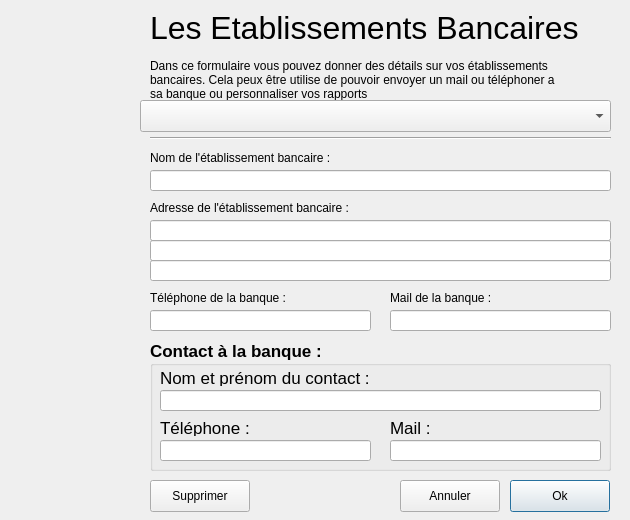
<?xml version="1.0" encoding="UTF-8"?>
<ui version="4.0">
 <class>winBank</class>
 <widget class="QDialog" name="winBank">
  <property name="geometry">
   <rect>
    <x>0</x>
    <y>0</y>
    <width>630</width>
    <height>520</height>
   </rect>
  </property>
  <property name="font">
   <font>
    <family>Arial</family>
   </font>
  </property>
  <property name="windowTitle">
   <string>Nouvelle Banque</string>
  </property>
  <widget class="QLabel" name="labelBank">
   <property name="geometry">
    <rect>
     <x>10</x>
     <y>10</y>
     <width>128</width>
     <height>128</height>
    </rect>
   </property>
   <property name="text">
    <string/>
   </property>
   <property name="pixmap">
    <pixmap resource="../ressources/ressources.qrc">:/winPictures/bank_128.png</pixmap>
   </property>
  </widget>
  <widget class="QLabel" name="labelDesc">
   <property name="geometry">
    <rect>
     <x>150</x>
     <y>10</y>
     <width>461</width>
     <height>91</height>
    </rect>
   </property>
   <property name="text">
    <string>&lt;html&gt;&lt;head/&gt;&lt;body&gt;&lt;p&gt;&lt;span style=&quot; font-size:24pt;&quot;&gt;Les Etablissements Bancaires&lt;/span&gt;&lt;/p&gt;&lt;p&gt;Dans ce formulaire vous pouvez donner des détails sur vos établissements&lt;br/&gt;bancaires. Cela peux être utilise de pouvoir envoyer un mail ou téléphoner a&lt;br/&gt;sa banque ou personnaliser vos rapports&lt;/p&gt;&lt;/body&gt;&lt;/html&gt;</string>
   </property>
   <property name="alignment">
    <set>Qt::AlignmentFlag::AlignLeading|Qt::AlignmentFlag::AlignLeft|Qt::AlignmentFlag::AlignTop</set>
   </property>
  </widget>
  <widget class="Line" name="line">
   <property name="geometry">
    <rect>
     <x>150</x>
     <y>130</y>
     <width>461</width>
     <height>16</height>
    </rect>
   </property>
   <property name="orientation">
    <enum>Qt::Orientation::Horizontal</enum>
   </property>
  </widget>
  <widget class="QLabel" name="labelBankName">
   <property name="geometry">
    <rect>
     <x>150</x>
     <y>150</y>
     <width>211</width>
     <height>16</height>
    </rect>
   </property>
   <property name="text">
    <string>Nom de l'établissement bancaire :</string>
   </property>
  </widget>
  <widget class="QLabel" name="labelBankAdress">
   <property name="geometry">
    <rect>
     <x>150</x>
     <y>200</y>
     <width>311</width>
     <height>16</height>
    </rect>
   </property>
   <property name="text">
    <string>Adresse de l'établissement bancaire :</string>
   </property>
  </widget>
  <widget class="QLineEdit" name="lineEditBankName">
   <property name="geometry">
    <rect>
     <x>150</x>
     <y>170</y>
     <width>461</width>
     <height>21</height>
    </rect>
   </property>
  </widget>
  <widget class="QLineEdit" name="lineEditBankAdr1">
   <property name="geometry">
    <rect>
     <x>150</x>
     <y>220</y>
     <width>461</width>
     <height>21</height>
    </rect>
   </property>
  </widget>
  <widget class="QLineEdit" name="lineEditBankAdr2">
   <property name="geometry">
    <rect>
     <x>150</x>
     <y>240</y>
     <width>461</width>
     <height>21</height>
    </rect>
   </property>
  </widget>
  <widget class="QLineEdit" name="lineEditBankAdr3">
   <property name="geometry">
    <rect>
     <x>150</x>
     <y>260</y>
     <width>461</width>
     <height>21</height>
    </rect>
   </property>
  </widget>
  <widget class="QLabel" name="labelBankPhone">
   <property name="geometry">
    <rect>
     <x>150</x>
     <y>290</y>
     <width>211</width>
     <height>16</height>
    </rect>
   </property>
   <property name="text">
    <string>Téléphone de la banque :</string>
   </property>
  </widget>
  <widget class="QLabel" name="labelBankMail">
   <property name="geometry">
    <rect>
     <x>390</x>
     <y>290</y>
     <width>221</width>
     <height>16</height>
    </rect>
   </property>
   <property name="text">
    <string>Mail de la banque :</string>
   </property>
  </widget>
  <widget class="QLineEdit" name="lineEditBankPhone">
   <property name="geometry">
    <rect>
     <x>150</x>
     <y>310</y>
     <width>221</width>
     <height>21</height>
    </rect>
   </property>
  </widget>
  <widget class="QLineEdit" name="lineEditBankMail">
   <property name="geometry">
    <rect>
     <x>390</x>
     <y>310</y>
     <width>221</width>
     <height>21</height>
    </rect>
   </property>
  </widget>
  <widget class="QGroupBox" name="groupBoxContactBank">
   <property name="geometry">
    <rect>
     <x>150</x>
     <y>340</y>
     <width>461</width>
     <height>131</height>
    </rect>
   </property>
   <property name="font">
    <font>
     <family>Arial</family>
     <pointsize>13</pointsize>
     <bold>true</bold>
    </font>
   </property>
   <property name="title">
    <string>Contact à la banque :</string>
   </property>
   <widget class="QLabel" name="labelContactName">
    <property name="geometry">
     <rect>
      <x>10</x>
      <y>30</y>
      <width>211</width>
      <height>16</height>
     </rect>
    </property>
    <property name="font">
     <font>
      <family>Arial</family>
      <pointsize>13</pointsize>
      <bold>false</bold>
     </font>
    </property>
    <property name="text">
     <string>Nom et prénom du contact :</string>
    </property>
   </widget>
   <widget class="QLineEdit" name="lineEditContactName">
    <property name="geometry">
     <rect>
      <x>10</x>
      <y>50</y>
      <width>441</width>
      <height>21</height>
     </rect>
    </property>
   </widget>
   <widget class="QLabel" name="labelContactPhone">
    <property name="geometry">
     <rect>
      <x>10</x>
      <y>80</y>
      <width>191</width>
      <height>16</height>
     </rect>
    </property>
    <property name="font">
     <font>
      <family>Arial</family>
      <pointsize>13</pointsize>
      <bold>false</bold>
     </font>
    </property>
    <property name="text">
     <string>Téléphone :</string>
    </property>
   </widget>
   <widget class="QLabel" name="labelContactMail">
    <property name="geometry">
     <rect>
      <x>240</x>
      <y>80</y>
      <width>181</width>
      <height>16</height>
     </rect>
    </property>
    <property name="font">
     <font>
      <family>Arial</family>
      <pointsize>13</pointsize>
      <bold>false</bold>
     </font>
    </property>
    <property name="text">
     <string>Mail :</string>
    </property>
   </widget>
   <widget class="QLineEdit" name="lineEditContactPhone">
    <property name="geometry">
     <rect>
      <x>10</x>
      <y>100</y>
      <width>211</width>
      <height>21</height>
     </rect>
    </property>
   </widget>
   <widget class="QLineEdit" name="lineEditContactMail">
    <property name="geometry">
     <rect>
      <x>240</x>
      <y>100</y>
      <width>211</width>
      <height>21</height>
     </rect>
    </property>
   </widget>
  </widget>
  <widget class="QPushButton" name="pushBtnOK">
   <property name="geometry">
    <rect>
     <x>510</x>
     <y>480</y>
     <width>100</width>
     <height>32</height>
    </rect>
   </property>
   <property name="text">
    <string>Ok</string>
   </property>
  </widget>
  <widget class="QPushButton" name="pushBtnCancel">
   <property name="geometry">
    <rect>
     <x>400</x>
     <y>480</y>
     <width>100</width>
     <height>32</height>
    </rect>
   </property>
   <property name="text">
    <string>Annuler</string>
   </property>
  </widget>
  <widget class="QComboBox" name="comboBoxBank">
   <property name="geometry">
    <rect>
     <x>140</x>
     <y>100</y>
     <width>471</width>
     <height>32</height>
    </rect>
   </property>
  </widget>
  <widget class="QPushButton" name="pushBtnSupp">
   <property name="geometry">
    <rect>
     <x>150</x>
     <y>480</y>
     <width>100</width>
     <height>32</height>
    </rect>
   </property>
   <property name="text">
    <string>Supprimer</string>
   </property>
  </widget>
 </widget>
 <resources>
  <include location="../ressources/ressources.qrc"/>
 </resources>
 <connections/>
</ui>
